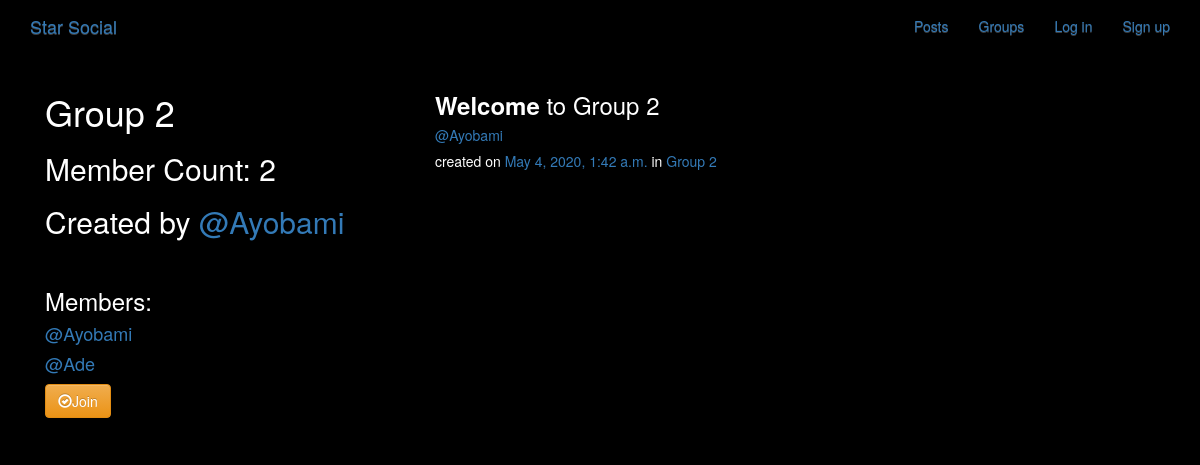
/groups/posts/in/group-2/, run on the app's committed database.
### groups/models.py (models this page shows, shortened)
class Group(models.Model):
    name = models.CharField(unique=True, max_length=50)
    slug = models.SlugField(allow_unicode=True, unique=True)
    description = models.TextField(blank=True, default='')
    description_html = models.TextField(editable=False, default='', blank=True)
    members = models.ManyToManyField(User, through='GroupMember')
    creator = models.CharField(max_length=500, default='')
    class Meta:
        ordering = ['name']

### posts/models.py (models this page shows, shortened)
class Post(models.Model):
    user = models.ForeignKey(User, related_name='posts', on_delete=models.CASCADE)
    created_at = models.DateTimeField(auto_now=True)
    message = models.TextField()
    message_html = models.TextField(editable=False)
    group = models.ForeignKey(Group, related_name='posts', null=True, blank=True, on_delete=models.CASCADE)
    class Meta:
        ordering = ['-created_at']
        unique_together = ('user', 'message')

### groups/views.py (the view)
# urls.py: path('posts/in/<slug>/', views.SingleGroup.as_view(), name='single'),
class SingleGroup(DetailView):
    model = Group

### groups/templates/groups/group_detail.html (shortened to what this page needs)
{% extends "groups/group_base.html" %}
{% block pregroup %}
<div class="col-md-4">
  <h1>{{ group.name }}</h1>
  <h2> Member Count: {{ group.members.count }}</h2>
  <h2>Created by <a href="{% url 'posts:for_user' username=group.creator %}">@{{ group.creator|capfirst }}</a></h2>
  <br>
  <h3>Members:</h3>
  {% for member in group.members.all %}
    <a href="{% url 'posts:for_user' username=member.username %}"><h4>@{{member.username|capfirst}}</h4></a>
  {% endfor %}
  <div class="content">
      {% if user in group.members.all %}
        <a href="{% url 'groups:leave' slug=group.slug %}" class="btn btn-large btn-fill btn-warning">
            <span class="glyphicon glyphicon-remove-circle"></span>Leave
        </a>
      {% else %}
        <a href="{% url 'groups:join' slug=group.slug%}" class="btn btn-large btn-fill btn-warning">
            <span class="glyphicon glyphicon-ok-circle"></span>Join
        </a>
      {% endif %}
  </div>
  <br>
</div>
{% endblock pregroup %}
{% block group_content %}
  <div class="col-md-8">
      {% if group.posts.count == 0 %}
        <h2>No posts in this group yet!</h2>
      {% else %}
        {% for post in group.posts.all %}
          {% include "posts/_post.html" %}
        {% endfor %}
      {% endif %}
  </div>
{% endblock group_content %}

### posts/templates/posts/_post.html (shortened to what this page needs)
<div class="post media">
    <h3>{{ post.message_html|safe }}</h3>
    <div class="media-body">
        <h5 class="media-heading">
            <span class="username">
                <a href="{% url 'posts:for_user' username=post.user.username %}">@{{ post.user.username|capfirst }}</a>
            </span>
            <h5>
                    <time class="time">created on
                            <a href="{% url 'posts:single' username=post.user.username pk=post.pk %}">{{ post.created_at }}</a>
                        </time>
                        {% if post.group %}
                        <span class="group-name">in <a href="{% url 'groups:single' slug=post.group.slug %}">{{ post.group.name }}</a></span>
                        {% endif %}
            </h5>
        </h5>
    </div>
</div>

### accounts/static/simplesocial/css/simple.css (style rules this page uses)
body { margin: 0; overflow: hidden; background-color: black; color:white; }

### data on the page
Group: name "Group 2", members.count "2", creator "Ayobami"
Post: message_html "Welcome to Group 2", user.username "Ayobami", created_at "May 4, 2020, 1:42 a.m.", group.name "Group 2"

### other printed values
{{ member.username|capfirst }} "Ayobami"
{{ member.username|capfirst }} "Ade"
